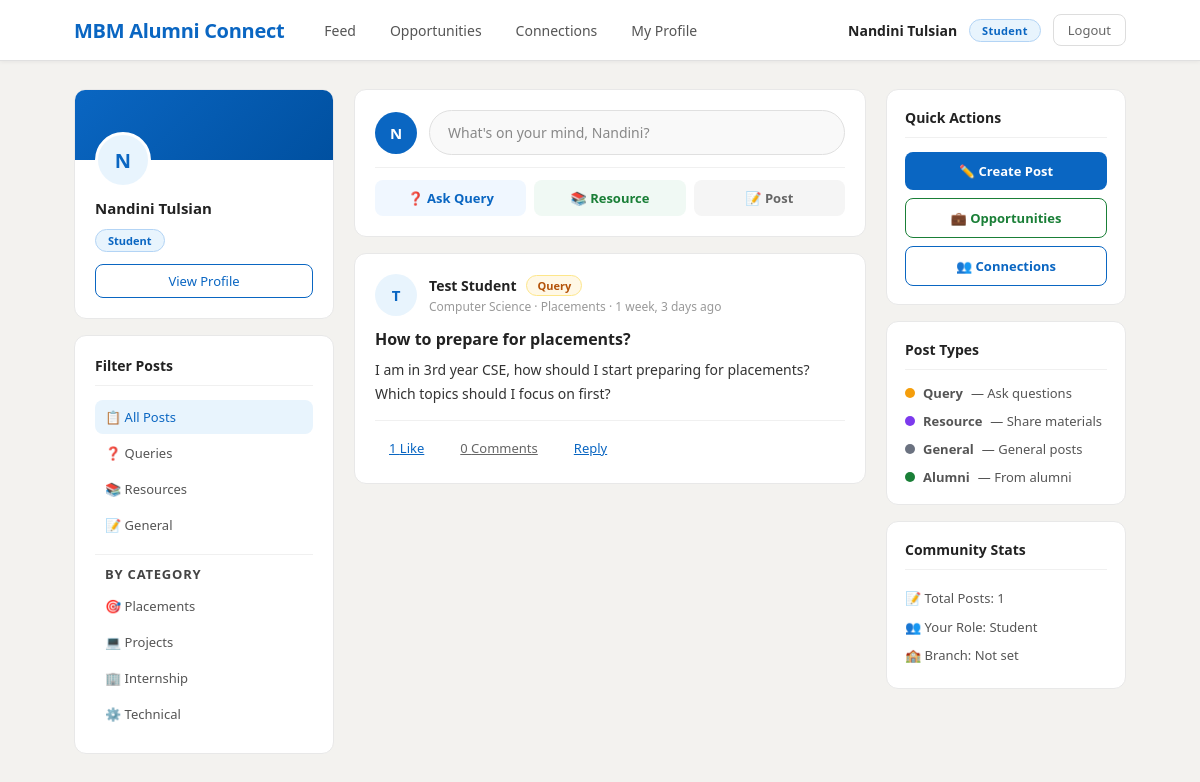
/posts/feed/ (signed in), run on the app's committed database.
### accounts/models.py (models this page shows, shortened)
class User(AbstractBaseUser, PermissionsMixin):
    ROLE_CHOICES = (
        ('student', 'Student'),
        ('alumni', 'Alumni'),
    )
    full_name    = models.CharField(max_length=100)
    email        = models.EmailField(unique=True)
    phone        = models.CharField(max_length=15, blank=True)
    role         = models.CharField(max_length=10, choices=ROLE_CHOICES)
    branch       = models.CharField(max_length=100, blank=True)
    profile_pic  = models.ImageField(upload_to='profile_pics/', blank=True, null=True)
    bio          = models.TextField(blank=True)
    is_verified  = models.BooleanField(default=False)
    is_active    = models.BooleanField(default=True)
    is_staff     = models.BooleanField(default=False)
    created_at     = models.DateTimeField(auto_now_add=True)
    otp            = models.CharField(max_length=6, blank=True, null=True)
    otp_created_at = models.DateTimeField(blank=True, null=True)
    objects = UserManager()
    USERNAME_FIELD = 'email'
    REQUIRED_FIELDS = ['full_name', 'role']

### posts/models.py (models this page shows, shortened)
class Post(models.Model):
    POST_TYPE_CHOICES = (
        ('general', 'General'),
        ('query', 'Query'),
        ('resource', 'Resource'),
    )
    CATEGORY_CHOICES = (
        ('general', 'General'),
        ('placements', 'Placements'),
        ('projects', 'Projects'),
        ('internship', 'Internship'),
        ('technical', 'Technical'),
    )
    VISIBILITY_CHOICES = (
        ('open', 'Open to All'),
        ('branch', 'Branch Specific'),
    )
    author      = models.ForeignKey(User, on_delete=models.CASCADE, related_name='posts')
    post_type   = models.CharField(max_length=10, choices=POST_TYPE_CHOICES, default='general')
    title       = models.CharField(max_length=200, blank=True)
    content     = models.TextField()
    category    = models.CharField(max_length=20, choices=CATEGORY_CHOICES, default='general')
    visibility  = models.CharField(max_length=10, choices=VISIBILITY_CHOICES, default='open')
    target_branch = models.CharField(max_length=100, blank=True)
    created_at  = models.DateTimeField(auto_now_add=True)
    updated_at  = models.DateTimeField(auto_now=True)
    class Meta:
        ordering = ['-created_at']
    def total_likes(self):
        return self.likes.count()
    def total_comments(self):
        return self.comments.count()

### posts/views.py (the view)
# urls.py: path('feed/', views.feed, name='feed'),
@login_required
def feed(request):
    category = request.GET.get('category', '')
    post_type = request.GET.get('type', '')
    posts = Post.objects.all().select_related('author')
    if category:
        posts = posts.filter(category=category)
    if post_type:
        posts = posts.filter(post_type=post_type)
    posts = posts.filter(
        Q(visibility='open') |
        Q(visibility='branch', target_branch=request.user.branch)
    )
    return render(request, 'posts/feed.html', {
        'posts'    : posts,
        'category' : category,
        'post_type': post_type,
    })

### templates/posts/feed.html (shortened to what this page needs)
{% extends 'base.html' %}
{% block content %}
<div class="feed-layout">
    <div>
        <div class="feed-card">
            <div class="profile-banner"></div>
            <div class="profile-avatar">{{ user.full_name|first }}</div>
            <div class="profile-name">{{ user.full_name }}</div>
            <div class="profile-role-badge">{{ user.role|capfirst }}</div>
            <a href="{% url 'profile' %}" style="display:block;text-align:center;margin-top:12px;padding:7px;border-radius:8px;font-size:13px;font-weight:500;color:#0a66c2;border:1.5px solid #0a66c2;text-decoration:none;">
                View Profile
            </a>
        </div>
        <div class="feed-card">
            <div class="widget-title">Filter Posts</div>
            <div style="display:flex;flex-direction:column;">
                <a href="{% url 'feed' %}" style="display:block;padding:8px 10px;border-radius:8px;font-size:13px;font-weight:500;text-decoration:none;margin-bottom:2px;color:{% if not category and not post_type %}#0a66c2{% else %}#555{% endif %};background:{% if not category and not post_type %}#e8f4fd{% else %}transparent{% endif %};">
                    📋 All Posts
                </a>
                <a href="?type=query" style="display:block;padding:8px 10px;border-radius:8px;font-size:13px;font-weight:500;text-decoration:none;margin-bottom:2px;color:{% if post_type == 'query' %}#0a66c2{% else %}#555{% endif %};background:{% if post_type == 'query' %}#e8f4fd{% else %}transparent{% endif %};">
                    ❓ Queries
                </a>
                <a href="?type=resource" style="display:block;padding:8px 10px;border-radius:8px;font-size:13px;font-weight:500;text-decoration:none;margin-bottom:2px;color:{% if post_type == 'resource' %}#0a66c2{% else %}#555{% endif %};background:{% if post_type == 'resource' %}#e8f4fd{% else %}transparent{% endif %};">
                    📚 Resources
                </a>
                <a href="?type=general" style="display:block;padding:8px 10px;border-radius:8px;font-size:13px;font-weight:500;text-decoration:none;margin-bottom:2px;color:{% if post_type == 'general' %}#0a66c2{% else %}#555{% endif %};background:{% if post_type == 'general' %}#e8f4fd{% else %}transparent{% endif %};">
                    📝 General
                </a>
                <div style="margin:10px 0 6px;font-size:13px;font-weight:700;color:#444;text-transform:uppercase;letter-spacing:0.06em;padding:0 10px;border-top:1px solid #f0f0f0;padding-top:10px;">
                 By Category
                 </div>
                <a href="?category=placements" style="display:block;padding:8px 10px;border-radius:8px;font-size:13px;font-weight:500;text-decoration:none;margin-bottom:2px;color:{% if category == 'placements' %}#0a66c2{% else %}#555{% endif %};background:{% if category == 'placements' %}#e8f4fd{% else %}transparent{% endif %};">
                    🎯 Placements
                </a>
                <a href="?category=projects" style="display:block;padding:8px 10px;border-radius:8px;font-size:13px;font-weight:500;text-decoration:none;margin-bottom:2px;color:{% if category == 'projects' %}#0a66c2{% else %}#555{% endif %};background:{% if category == 'projects' %}#e8f4fd{% else %}transparent{% endif %};">
                    💻 Projects
                </a>
                <a href="?category=internship" style="display:block;padding:8px 10px;border-radius:8px;font-size:13px;font-weight:500;text-decoration:none;margin-bottom:2px;color:{% if category == 'internship' %}#0a66c2{% else %}#555{% endif %};background:{% if category == 'internship' %}#e8f4fd{% else %}transparent{% endif %};">
                    🏢 Internship
                </a>
                <a href="?category=technical" style="display:block;padding:8px 10px;border-radius:8px;font-size:13px;font-weight:500;text-decoration:none;margin-bottom:2px;color:{% if category == 'technical' %}#0a66c2{% else %}#555{% endif %};background:{% if category == 'technical' %}#e8f4fd{% else %}transparent{% endif %};">
                    ⚙️ Technical
                </a>
            </div>
        </div>
    </div>
    <div>
        <div class="feed-card" style="margin-bottom:16px;">
            <div style="display:flex;align-items:center;gap:12px;margin-bottom:12px;">
                <div class="post-avatar" style="background:#0a66c2;color:#fff;">
                    {{ user.full_name|first }}
                </div>
                <a href="{% url 'create_post' %}"
                   style="flex:1;padding:12px 18px;border-radius:24px;border:1.5px solid #e0e0e0;color:#888;font-size:14px;text-decoration:none;display:block;background:#f9f9f9;transition:all 0.2s;">
                    What's on your mind, {{ user.full_name|cut:" Tulsian"|cut:" Sharma"|cut:" Kumar" }}?
                </a>
            </div>
            <div style="display:flex;gap:8px;padding-top:12px;border-top:1px solid #f0f0f0;">
                <a href="{% url 'create_post' %}?type=query"
                   style="flex:1;text-align:center;padding:9px;border-radius:8px;font-size:13px;color:#0a66c2;text-decoration:none;font-weight:600;background:#f0f7ff;transition:all 0.2s;">
                    ❓ Ask Query
                </a>
                <a href="{% url 'create_post' %}?type=resource"
                   style="flex:1;text-align:center;padding:9px;border-radius:8px;font-size:13px;color:#1a7f37;text-decoration:none;font-weight:600;background:#f0f9f4;transition:all 0.2s;">
                    📚 Resource
                </a>
                <a href="{% url 'create_post' %}?type=general"
                   style="flex:1;text-align:center;padding:9px;border-radius:8px;font-size:13px;color:#666;text-decoration:none;font-weight:600;background:#f5f5f5;transition:all 0.2s;">
                    📝 Post
                </a>
            </div>
        </div>
        {% if posts %}
            {% for post in posts %}
            <div class="post-card" style="margin-bottom:16px;">
                <div class="post-author">
                    <div class="post-avatar" style="background:{% if post.author.role == 'alumni' %}#e6f4ea{% else %}#e8f4fd{% endif %};color:{% if post.author.role == 'alumni' %}#1a7f37{% else %}#0a66c2{% endif %};">
                        {{ post.author.full_name|first }}
                    </div>
                    <div class="post-author-info" style="flex:1;">
                        <div class="name" style="display:flex;align-items:center;flex-wrap:wrap;gap:4px;">
                            <span style="font-weight:700;color:#222;">{{ post.author.full_name }}</span>
                            {% if post.post_type == 'query' %}
                            <span class="post-badge badge-query">Query</span>
                            {% elif post.post_type == 'resource' %}
                            <span class="post-badge badge-resource">Resource</span>
                            {% endif %}
                        </div>
                        <div class="meta">
                            {{ post.author.branch }}
                            {% if post.category != 'general' %} · {{ post.category|capfirst }}{% endif %}
                            · {{ post.created_at|timesince }} ago
                        </div>
                    </div>
                </div>
                {% if post.title %}
                <div style="font-size:16px;font-weight:700;color:#222;margin-bottom:8px;line-height:1.4;">
                    {{ post.title }}
                </div>
                {% endif %}
                <div class="post-content" style="color:#333;line-height:1.7;">
                    {{ post.content }}
                </div>
                <div class="post-footer" style="margin-top:12px;">
    <a href="{% url 'like_post' post.id %}" class="post-btn" style="color:{% if post.total_likes > 0 %}#0a66c2{% else %}#666{% endif %};">
        {{ post.total_likes }} {% if post.total_likes == 1 %}Like{% else %}Likes{% endif %}
    </a>
    <a href="{% url 'post_detail' post.id %}" class="post-btn">
        {{ post.total_comments }} {% if post.total_comments == 1 %}Comment{% else %}Comments{% endif %}
    </a>
    <a href="{% url 'post_detail' post.id %}" class="post-btn" style="color:#0a66c2;">
        Reply
    </a>
</div>
            </div>
            {% endfor %}
        {% endif %}
    </div>
    <div>
        <div class="widget-card">
            <div class="widget-title">Quick Actions</div>
            <a href="{% url 'create_post' %}"
               style="display:block;text-align:center;padding:10px;background:#0a66c2;color:#fff;border-radius:8px;text-decoration:none;font-size:13px;font-weight:600;margin-bottom:8px;">
                ✏️ Create Post
            </a>
            <a href="{% url 'opportunities_list' %}"
               style="display:block;text-align:center;padding:10px;background:#fff;color:#1a7f37;border-radius:8px;text-decoration:none;font-size:13px;font-weight:600;border:1.5px solid #1a7f37;margin-bottom:8px;">
                💼 Opportunities
            </a>
            <a href="{% url 'connections_page' %}"
               style="display:block;text-align:center;padding:10px;background:#fff;color:#0a66c2;border-radius:8px;text-decoration:none;font-size:13px;font-weight:600;border:1.5px solid #0a66c2;">
                👥 Connections
            </a>
        </div>
        <div class="widget-card">
            <div class="widget-title">Post Types</div>
            <div style="display:flex;flex-direction:column;gap:10px;font-size:13px;color:#555;">
                <div style="display:flex;align-items:center;gap:8px;">
                    <span style="width:10px;height:10px;border-radius:50%;background:#f59e0b;display:inline-block;"></span>
                    <strong>Query</strong> — Ask questions
                </div>
                <div style="display:flex;align-items:center;gap:8px;">
                    <span style="width:10px;height:10px;border-radius:50%;background:#7c3aed;display:inline-block;"></span>
                    <strong>Resource</strong> — Share materials
                </div>
                <div style="display:flex;align-items:center;gap:8px;">
                    <span style="width:10px;height:10px;border-radius:50%;background:#6b7280;display:inline-block;"></span>
                    <strong>General</strong> — General posts
                </div>
                <div style="display:flex;align-items:center;gap:8px;">
                    <span style="width:10px;height:10px;border-radius:50%;background:#1a7f37;display:inline-block;"></span>
                    <strong>Alumni</strong> — From alumni
                </div>
            </div>
        </div>
        <div class="widget-card">
            <div class="widget-title">Community Stats</div>
            <div style="font-size:13px;color:#555;line-height:2.2;">
                <div>📝 Total Posts: {{ posts.count }}</div>
                <div>👥 Your Role: {{ user.role|capfirst }}</div>
                <div>🏫 Branch: {{ user.branch|default:"Not set" }}</div>
            </div>
        </div>
    </div>
</div>
{% endblock %}

### templates/base.html (shortened to what this page needs)
{% load static %}
<!DOCTYPE html>
<html lang="en">
<head>
    <link rel="stylesheet" href="{% static 'css/style.css' %}">
</head>
<body>
    {% if user.is_authenticated %}
    <nav class="navbar">
        <div class="nav-container">
            <a href="{% url 'feed' %}" class="nav-brand">MBM Alumni Connect</a>
            <div class="nav-links">
             <a href="{% url 'feed' %}" class="nav-link">Feed</a>
             <a href="{% url 'opportunities_list' %}" class="nav-link">Opportunities</a>
             <a href="{% url 'connections_page' %}" class="nav-link">Connections</a>
             <a href="{% url 'profile' %}" class="nav-link">My Profile</a>
        </div>
            <div class="nav-right">
                <span class="nav-user">{{ user.full_name }}</span>
                <span class="nav-role {{ user.role }}">{{ user.role }}</span>
                <a href="{% url 'logout' %}" class="nav-logout">Logout</a>
            </div>
        </div>
    </nav>
    {% endif %}
    <div class="main-container">
        {% block content %}
        {% endblock %}
    </div>
</body>
</html>

### data on the page
User: full_name "Nandini Tulsian", role "Student", full_name|first "N", full_name "Nandini", branch "Not set"
Post: author.full_name|first "T", author.full_name "Test Student", post_type "Query", author.branch "Computer Science", category "Placements", created_at "1 week, 3 days", title "How to prepare for placements?", content "I am in 3rd year CSE, how should I start preparing for placements? Which topics should I focus on first?", total_likes "1", shows "Like", total_comments "0", shows "Comments"

### other printed values
{{ posts.count }} "1"
